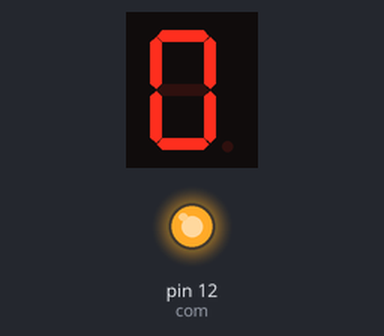
A sketch run on a simulated Arduino Uno, built with avr-gcc and run on an emulated ATmega328P. On the bench: 1-digit seven-segment display, output pins drawn as LEDs (lit = HIGH). Wiring (inferred from the names in the program): 1-digit 7-segment display, segments lit when LOW: segments pin 7, pin 6, pin 4, pin 2, pin 1, pin 9, pin 10, pin 5. The segment pins are drawn as the display they are named for; pins used as bus, display or sensor lines are not drawn.

Above: at 0.1 s.
At 2.1 s:
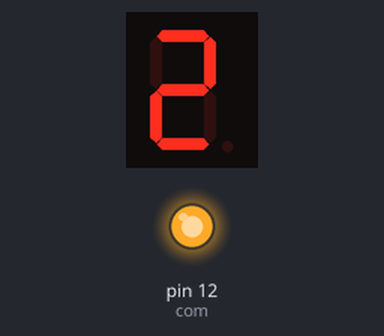
At 4.1 s:
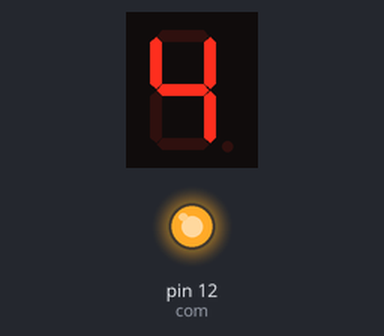
At 9.1 s:
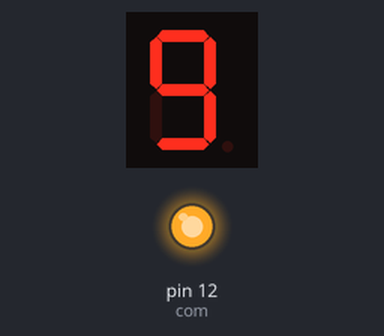
Timing chart, 0 to 10.6 s (numbered marks = the images above):
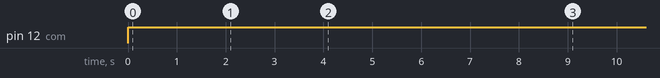

Measured:
- by itself, pin 12 (com): LOW → HIGH at 0.00 s
- by itself, everything shown: repeats every 10.0 s, in 10 steps
- what the display in image 1 shows lasts 1.0 s, from 2.0 s to 3.0 s

The sketch:

7_segment_display.ino
```cpp
int seg_a = 7; // declare the variables
int seg_b = 6;
int seg_c = 4;
int seg_d = 2;
int seg_e = 1;
int seg_f = 9;
int seg_g = 10;
int seg_dp = 5;
int com = 12;

void setup() {
  pinMode(seg_a,OUTPUT); // configure all pins used to outputs
  pinMode(seg_b,OUTPUT);
  pinMode(seg_c,OUTPUT);
  pinMode(seg_d,OUTPUT);
  pinMode(seg_e,OUTPUT);
  pinMode(seg_f,OUTPUT);
  pinMode(seg_g,OUTPUT);
  pinMode(seg_dp,OUTPUT);
  pinMode(com,OUTPUT);

}

void loop() {
digitalWrite(com,HIGH); // set common anode HIGH (5V)
for (int i = 0; i < 10; i++) { // count 0 - 9
 switch(i){ // switch statemet to select the number

  case 0: // set relevent segments HIGH and others LOW
  digitalWrite(seg_a,LOW);
  digitalWrite(seg_b,LOW);
  digitalWrite(seg_c,LOW);
  digitalWrite(seg_d,LOW);
  digitalWrite(seg_e,LOW);
  digitalWrite(seg_f,LOW);
  digitalWrite(seg_g,HIGH);
  digitalWrite(seg_dp,HIGH);
  break;

  case 1:
  digitalWrite(seg_a,HIGH);
  digitalWrite(seg_b,LOW);
  digitalWrite(seg_c,LOW);
  digitalWrite(seg_d,HIGH);
  digitalWrite(seg_e,HIGH);
  digitalWrite(seg_f,HIGH);
  digitalWrite(seg_g,HIGH);
  digitalWrite(seg_dp,HIGH);
  break;

  case 2:
  digitalWrite(seg_a,LOW);
  digitalWrite(seg_b,LOW);
  digitalWrite(seg_c,HIGH);
  digitalWrite(seg_d,LOW);
  digitalWrite(seg_e,LOW);
  digitalWrite(seg_f,HIGH);
  digitalWrite(seg_g,LOW);
  digitalWrite(seg_dp,HIGH);
  break;

  case 3:
  digitalWrite(seg_a,LOW);
  digitalWrite(seg_b,LOW);
  digitalWrite(seg_c,LOW);
  digitalWrite(seg_d,LOW);
  digitalWrite(seg_e,HIGH);
  digitalWrite(seg_f,HIGH);
  digitalWrite(seg_g,LOW);
  digitalWrite(seg_dp,HIGH);
  break;

  case 4:
  digitalWrite(seg_a,HIGH);
  digitalWrite(seg_b,LOW);
  digitalWrite(seg_c,LOW);
  digitalWrite(seg_d,HIGH);
  digitalWrite(seg_e,HIGH);
  digitalWrite(seg_f,LOW);
  digitalWrite(seg_g,LOW);
  digitalWrite(seg_dp,HIGH);
  break;

  case 5:
  digitalWrite(seg_a,LOW);
  digitalWrite(seg_b,HIGH);
  digitalWrite(seg_c,LOW);
  digitalWrite(seg_d,LOW);
  digitalWrite(seg_e,HIGH);
  digitalWrite(seg_f,LOW);
  digitalWrite(seg_g,LOW);
  digitalWrite(seg_dp,HIGH);
  break;

  case 6:
  digitalWrite(seg_a,LOW);
  digitalWrite(seg_b,HIGH);
  digitalWrite(seg_c,LOW);
  digitalWrite(seg_d,LOW);
  digitalWrite(seg_e,LOW);
  digitalWrite(seg_f,LOW);
  digitalWrite(seg_g,LOW);
  digitalWrite(seg_dp,HIGH);
  break;

  case 7:
  digitalWrite(seg_a,LOW);
  digitalWrite(seg_b,LOW);
  digitalWrite(seg_c,LOW);
  digitalWrite(seg_d,HIGH);
  digitalWrite(seg_e,HIGH);
  digitalWrite(seg_f,HIGH);
  digitalWrite(seg_g,HIGH);
  digitalWrite(seg_dp,HIGH);
  break;

  case 8:
  digitalWrite(seg_a,LOW);
  digitalWrite(seg_b,LOW);
  digitalWrite(seg_c,LOW);
  digitalWrite(seg_d,LOW);
  digitalWrite(seg_e,LOW);
  digitalWrite(seg_f,LOW);
  digitalWrite(seg_g,LOW);
  digitalWrite(seg_dp,HIGH);
  break;

  case 9:
  digitalWrite(seg_a,LOW);
  digitalWrite(seg_b,LOW);
  digitalWrite(seg_c,LOW);
  digitalWrite(seg_d,LOW);
  digitalWrite(seg_e,HIGH);
  digitalWrite(seg_f,LOW);
  digitalWrite(seg_g,LOW);
  digitalWrite(seg_dp,HIGH);
  break;

 }
  delay(1000); // Show each number for 1 second
  }

}
```
